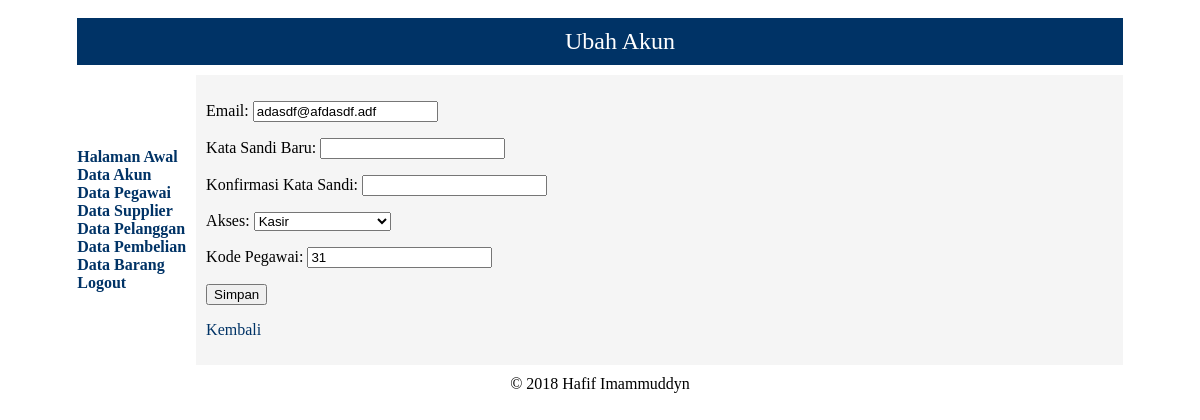
/edit_akun.php?id=16 (signed in), run on the app's committed database.
### tables this page shows
CREATE TABLE `tb_akun` (
  `kode_akun` int(11) NOT NULL AUTO_INCREMENT,
  `email` varchar(40) NOT NULL,
  `kata_sandi` varchar(40) NOT NULL,
  `akses` enum('administrator','gudang','kasir','manager') NOT NULL,
  `kode_pegawai` int(11) NOT NULL,
  PRIMARY KEY (`kode_akun`),
  UNIQUE KEY `nama_pengguna` (`email`),
  UNIQUE KEY `email` (`email`),
  KEY `kode_pegawai` (`kode_pegawai`),
  KEY `login` (`email`,`kata_sandi`,`akses`),
  CONSTRAINT `tb_akun_ibfk_1` FOREIGN KEY (`kode_pegawai`) REFERENCES `tb_pegawai` (`kode_pegawai`) ON DELETE NO ACTION ON UPDATE NO ACTION
);

### edit_akun.php (the view, shortened to what this page needs)
<?php
if (isset($_GET['id']) && is_numeric($_GET['id'])) {
    $id = $_GET['id'];
} elseif (isset($_POST['id']) && is_numeric($_POST['id'])) {
    $id = $_POST['id'];
} else {
  idError:
    echo '<p>Terjadi kesalahan saat mencoba mengakses halaman ini.</p>';
    goto endScript;
}
require('mysqli_connect.php');
$q = "SELECT * FROM tb_akun WHERE kode_akun = $id";
$r2 = @mysqli_query($dbc, $q);
if ($r2) {
    if (mysqli_num_rows($r2) != 1) {
        goto idError;
    } else {
        $row2 = mysqli_fetch_array($r2, MYSQLI_ASSOC);
    }
} else {
  queryError:
    echo '<h1>Terjadi kesalahan saat menjalankan query</h1><p>Query: ' . mysqli_error($dbc) . '</p>';
    goto endDScript;
}
if ($_SERVER['REQUEST_METHOD'] == 'POST') {
    $val = array_map('strip_tags', $_POST);
    $val = array_map('htmlentities', $val);
    $val = array_map('trim', $val);
    $errors = [];
    if (empty($val['email']) || !filter_var($val['email'], FILTER_VALIDATE_EMAIL)) {
        $errors[] = 'Email tidak valid!';
    }
    if (!empty($val['kata_sandi'])) {
        if (strlen($val['kata_sandi']) >= 4) {
            if ($val['kata_sandi'] != $val['kata_sandi2']) {
                $errors[] = 'Kata sandi tidak sama dengan konfirmasi kata sandi!';
            }
        }
    }
    if (!empty($val['kode_pegawai']) && is_numeric($val['kode_pegawai'])) {
        $kp = mysqli_real_escape_string($dbc, $val['kode_pegawai']);
        $q = "SELECT COUNT(*) FROM tb_akun WHERE kode_pegawai = $kp";
        $r = @mysqli_query($dbc, $q);
        list($row) = mysqli_fetch_array($r, MYSQLI_NUM);
        if ($row != 1) {
            $errors[] = 'Kode pegawai tidak valid!';
        }
    } else {
        $errors[] = 'Kode pegawai tidak boleh kosong!';
    }
  checkError:
    if (!empty($errors)) {
        echo '<h1>Terjadi kesalahan!</h1><p stype="color: red">';
        foreach ($errors as $e) {
            echo ' - ' . $e . '<br />';
        }
        echo '</p>';
        goto finput;
    } else {
        $e = mysqli_real_escape_string($dbc, $val['email']);
        $ks = mysqli_real_escape_string($dbc, $val['kata_sandi']);
        $id = mysqli_real_escape_string($dbc, $val['id']);
        $q = "SELECT * FROM tb_akun WHERE (kode_akun != $id AND email = '$e')";
        $r = @mysqli_query($dbc, $q);
        if ($r) {
            if (mysqli_num_rows($r) == 0) {
                $q = "UPDATE tb_akun SET email = '$e'";
                if (!empty($ks)) { $q .= ", kata_sandi = SHA1('$ks')"; };
                if ($_SESSION['user_level'] != 'administrator') {
                    $a = mysqli_real_escape_string($dbc, $val['akses']);
                    $kp = mysqli_real_escape_string($dbc, $val['kode_pegawai']);
                    $q .= ", akses = '$a', kode_pegawai = $kp";
                }
                $q .= " WHERE kode_akun = '$id' LIMIT 1";
                $r = @mysqli_query($dbc, $q);
                if ($r) {
                    if (mysqli_affected_rows($dbc) == 1) {
                        echo '<p>Perubahan berhasil disimpan!</p>';
                    } else {
                        echo '<p>Tidak ada perubahan yang disimpan.</p>';
                    }
                } else {
                    goto queryError;
                }
            } else {
                $errors = 'Email sudah terdaftar';
                goto checkError;
            }
        } else {
            goto queryError;
        }
    }
} else {
    if (isset($val['email'])) {
        $sE = $val['email'];
    } else {
        $sE = $row2['email'];
    }
    if (isset($val['kata_sandi'])) {
        $sK = $val['kata_sandi'];
    } else {
        $sK = NULL;
    }
    if (isset($val['kata_sandi2'])) {
        $sK2 = $val['kata_sandi2'];
    } else {
        $sK2 = NULL;
    }
    if (isset($val['akses'])) {
        $sA = $val['akses'];
    } else {
        $sA = $row2['akses'];
    }
    if (isset($val['kode_pegawai'])) {
        $sKp = $val['kode_pegawai'];
    } else {
        $sKp = $row2['kode_pegawai'];
    }
    echo '<form action="edit_akun.php" method="post">
        <p>Email: <input name="email" type="email" maxlength="40" value="' . $sE . '"/></p>
        <p>Kata Sandi Baru: <input name="kata_sandi" type="password" minlength="4" maxlength="20" value="' . $sK . '" /></p>
        <p>Konfirmasi Kata Sandi: <input name="kata_sandi2" type="password" minlength="4" maxlength="20" value="' . $sK2 . '" /></p>';
    if (($_SESSION['user_level'] == 'administrator') && ($_SESSION['user_id'] != $id)) {
        $arr_akses = ['administrator', 'manager', 'gudang', 'kasir'];
        echo '<p>Akses: <select name="akses"><option value="default">-- Pilih hak akses --</option>';
        foreach ($arr_akses as $v) {
            echo '<option value="' . $v . '"';
            if ($v == $sA) {
                echo ' selected="selected"';
            }
            echo '>' . ucfirst($v) . '</option>';
        }
        echo '</select></p>
          <p>Kode Pegawai: <input name="kode_pegawai" type="text" minlength="1" maxlength="11" value="' . $sKp . '" /></p>';
    }
    echo '<p><input name="id" type="hidden" value="' . $id . '" /></p>
      <p><input name="submit" type="submit" value="Simpan" /></p></form>';
}
echo '<p><a class="navlink" href="lihat_akun.php">Kembali</a></p>';
?>

### data on the page
tb_akun: email "adasdf@afdasdf.adf", akses "Kasir", kode_pegawai "31"
